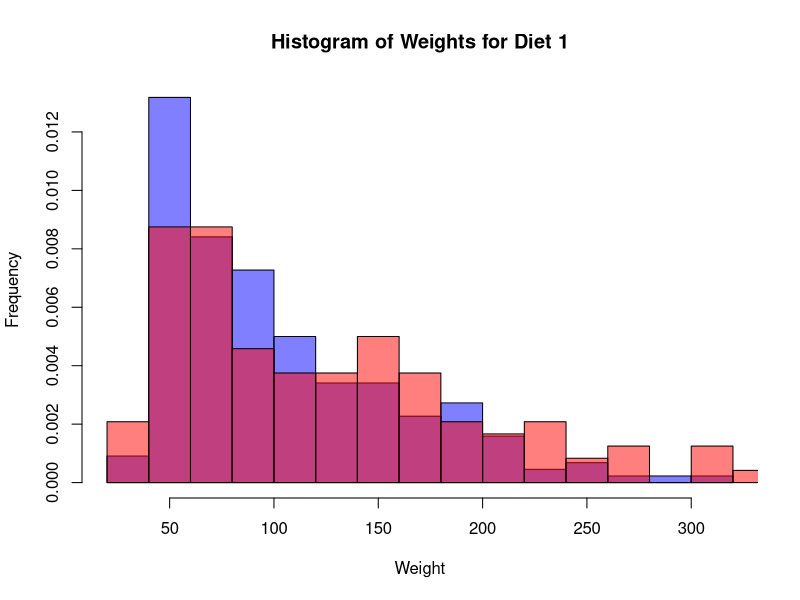

R code for this plot:
help(ChickWeight)
head(ChickWeight)

diet_1_data = ChickWeight[ChickWeight$Diet == 1, ]
x = diet_1_data$weight

diet_2_data = ChickWeight[ChickWeight$Diet == 2, ]
y = diet_2_data$weight


median1 = median(x)

MeanDiffrence = abs(mean(x) - mean(y))


hist(x, col = rgb(0, 0, 1, alpha = 0.5), main = "Histogram of Weights for Diet 1", xlab = "Weight", ylab = "Frequency", breaks = 15, freq = FALSE)
hist(y, col = rgb(1, 0, 0, alpha = 0.5), add = TRUE, breaks = 15, freq = FALSE)

# the hytograms are unimodeal right skewed and almost have the same shape